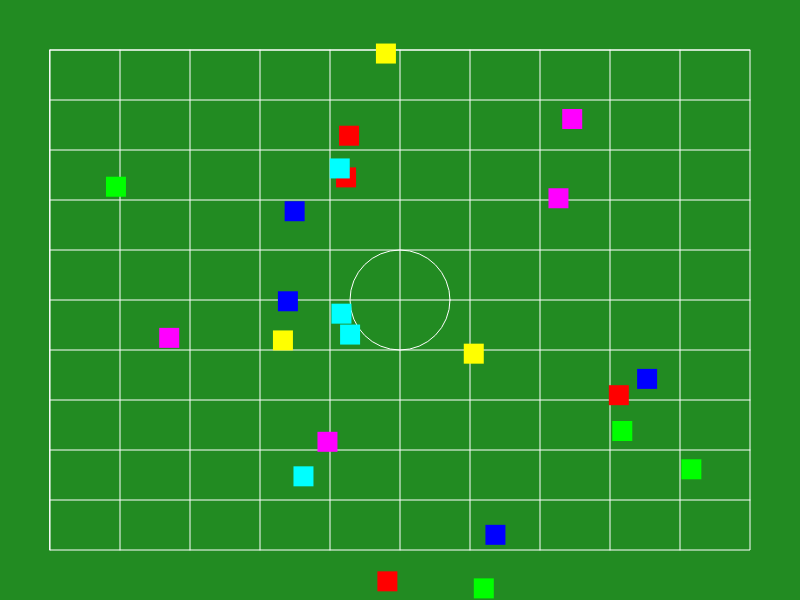
Frame 1 (no input)
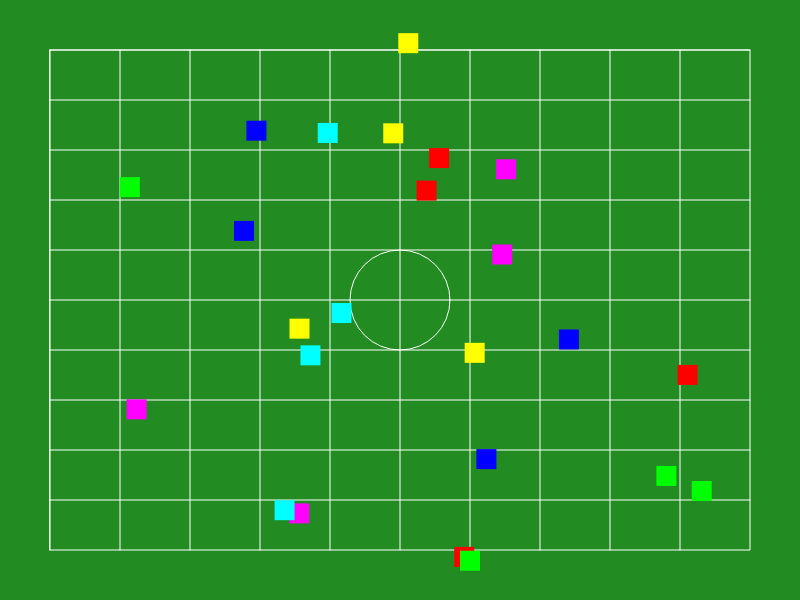
Frame 60 (no input)
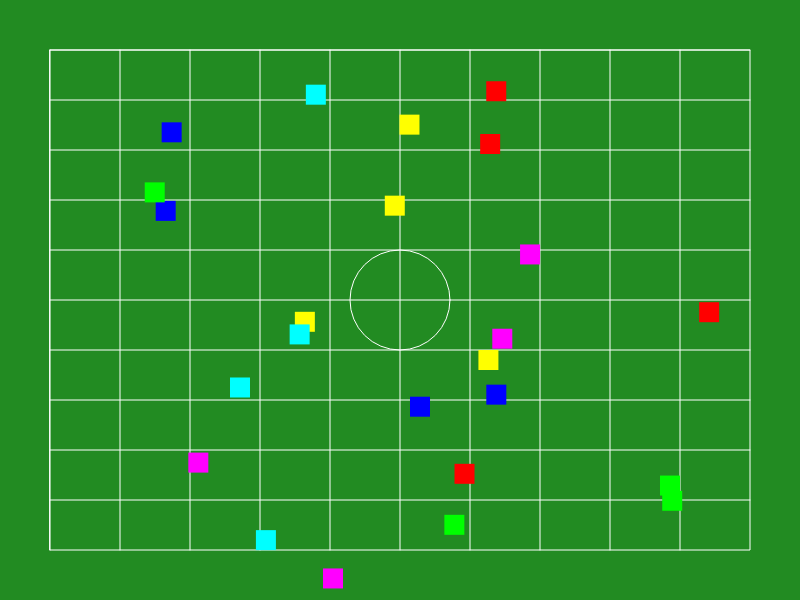
Frame 120 (the mouse pressed at the canvas centre since frame 60)

The p5.js sketch that drew these frames (run headless with seeded random() and noise() and a simulated clock; from frame 60 on, the mouse is pressed at the canvas centre):

// p5.js sketch
// ── sketch.js
let bandMembers = [];
const fieldWidth = 800;
const fieldHeight = 600;
const memberCount = 24;
const colors = [
  [255, 0, 0],    // red
  [0, 255, 0],    // green
  [0, 0, 255],    // blue
  [255, 255, 0],  // yellow
  [255, 0, 255],  // magenta
  [0, 255, 255]   // cyan
];
let time = 0;
let formationPhase = 0; // 0 = circle, 1 = square

function setup() {
  createCanvas(fieldWidth, fieldHeight);
  // Initialize band members in a circular formation
  for (let i = 0; i < memberCount; i++) {
    const angle = TWO_PI * i / memberCount;
    const radius = min(fieldWidth, fieldHeight) * 0.35;
    const x = width/2 + cos(angle) * radius;
    const y = height/2 + sin(angle) * radius;
    bandMembers.push({
      x,
      y,
      color: colors[i % colors.length],
      originalX: x,
      originalY: y,
      angle: angle,
      speed: random(0.01, 0.03),
      group: i % 4
    });
  }
}

function draw() {
  // Static field background
  background(34, 139, 34); // Forest Green

  // Draw the field markings (simple grid)
  stroke(255);
  strokeWeight(1);
  noFill();
  rect(50, 50, fieldWidth - 100, fieldHeight - 100);

  // Draw center circle
  ellipse(width/2, height/2, 100, 100);

  // Draw field grid lines
  stroke(255);
  strokeWeight(1);
  for (let i = 0; i < 10; i++) {
    line(50, 50 + i * (fieldHeight - 100) / 10, fieldWidth - 50, 50 + i * (fieldHeight - 100) / 10);
    line(50 + i * (fieldWidth - 100) / 10, 50, 50 + i * (fieldWidth - 100) / 10, fieldHeight - 50);
  }

  time += 0.02;
  formationPhase = (time * 0.05) % 1;

  // Update and draw band members
  for (let i = 0; i < bandMembers.length; i++) {
    const member = bandMembers[i];
    
    // Create formation patterns using sine and cosine functions
    const angle = member.angle + time * member.speed;
    const radius = min(fieldWidth, fieldHeight) * 0.35;
    
    // Different movement for each group
    switch (member.group) {
      case 0:
        member.x = width/2 + cos(angle * 1.5) * radius + sin(time * 0.7 + i) * 100;
        member.y = height/2 + sin(angle * 1.5) * radius + cos(time * 0.7 + i) * 100;
        break;
      case 1:
        member.x = width/2 + cos(angle * 2) * (radius + sin(time * 0.5 + i) * 150);
        member.y = height/2 + sin(angle * 2) * (radius + sin(time * 0.5 + i) * 150);
        break;
      case 2:
        member.x = width/2 + cos(angle) * radius + sin(time + i) * 80;
        member.y = height/2 + sin(angle) * radius + cos(time + i) * 80;
        break;
      case 3:
        member.x = width/2 + cos(angle * 0.7) * (radius + cos(time * 0.3 + i) * 120);
        member.y = height/2 + sin(angle * 0.7) * (radius + cos(time * 0.3 + i) * 120);
        break;
    }

    // Interpolate between circle and square formation
    const t = map(formationPhase, 0, 1, 0, TWO_PI);
    const targetX = member.originalX + cos(t + i) * 150;
    const targetY = member.originalY + sin(t + i) * 150;

    // Ease towards target position
    member.x += (targetX - member.x) * 0.05;
    member.y += (targetY - member.y) * 0.05;

    fill(member.color[0], member.color[1], member.color[2]);
    noStroke();
    
    // Draw band members as rectangles to form square
    rect(member.x - 10, member.y - 10, 20, 20);
  }
}
